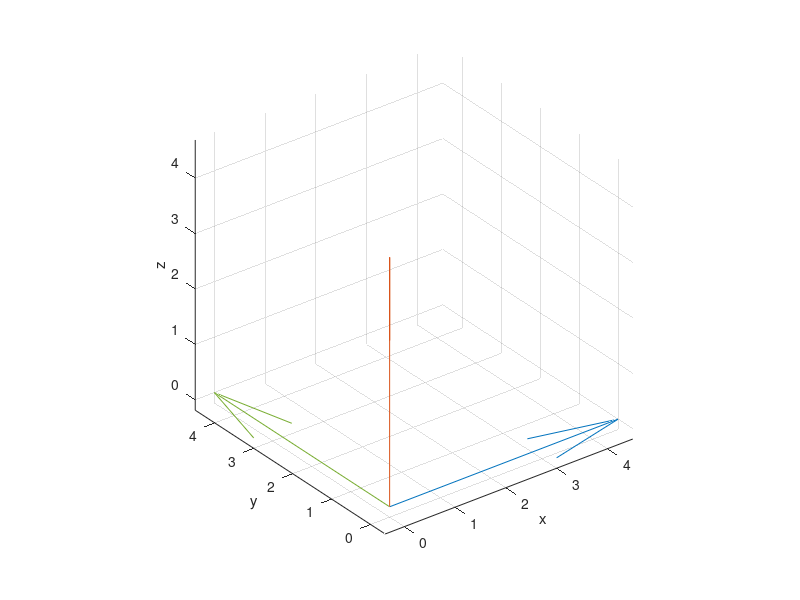

This chart was generated by the following MATLAB code:
function desenharEixos()
    quiver3(0, 0, 0, 5, 0, 0);
    hold on;
    quiver3(0, 0, 0, 0, 5, 0);
    quiver3(0, 0, 0, 0, 0, 5);
    
    xlabel 'x';
    ylabel 'y';
    zlabel 'z';
    
    xticks (-10:1:10);
    yticks (-10:1:10);
    zticks (-10:1:10);
    axis equal;

end